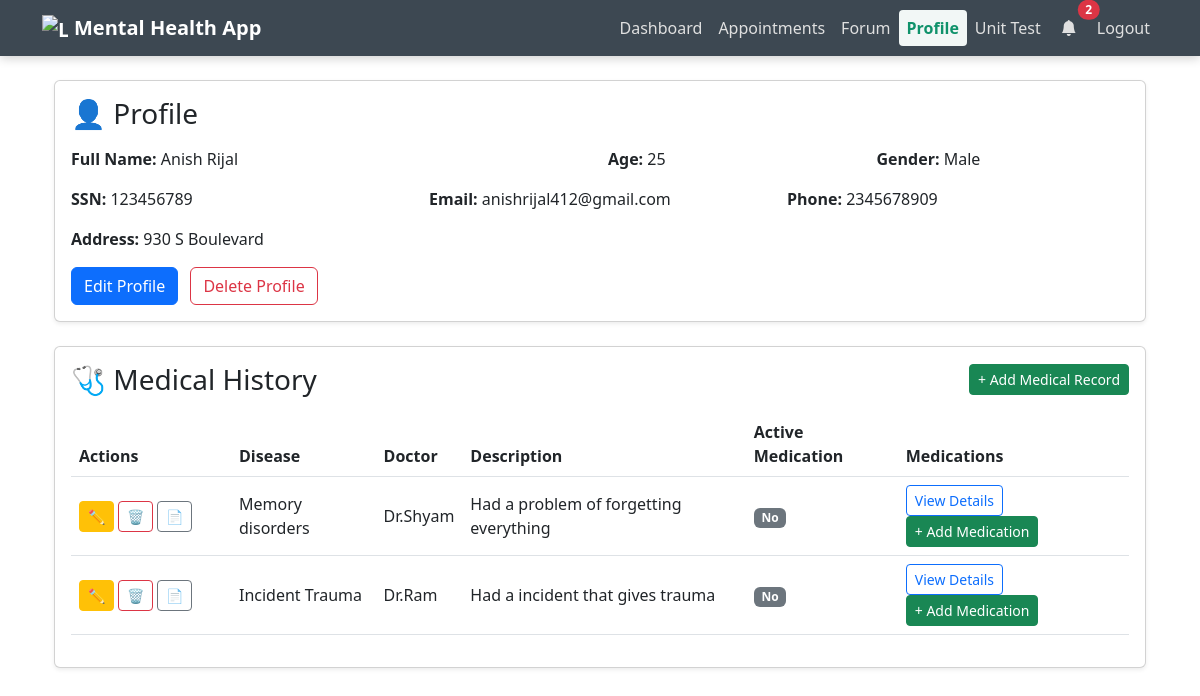
The app's page /profile (signed in), older data.
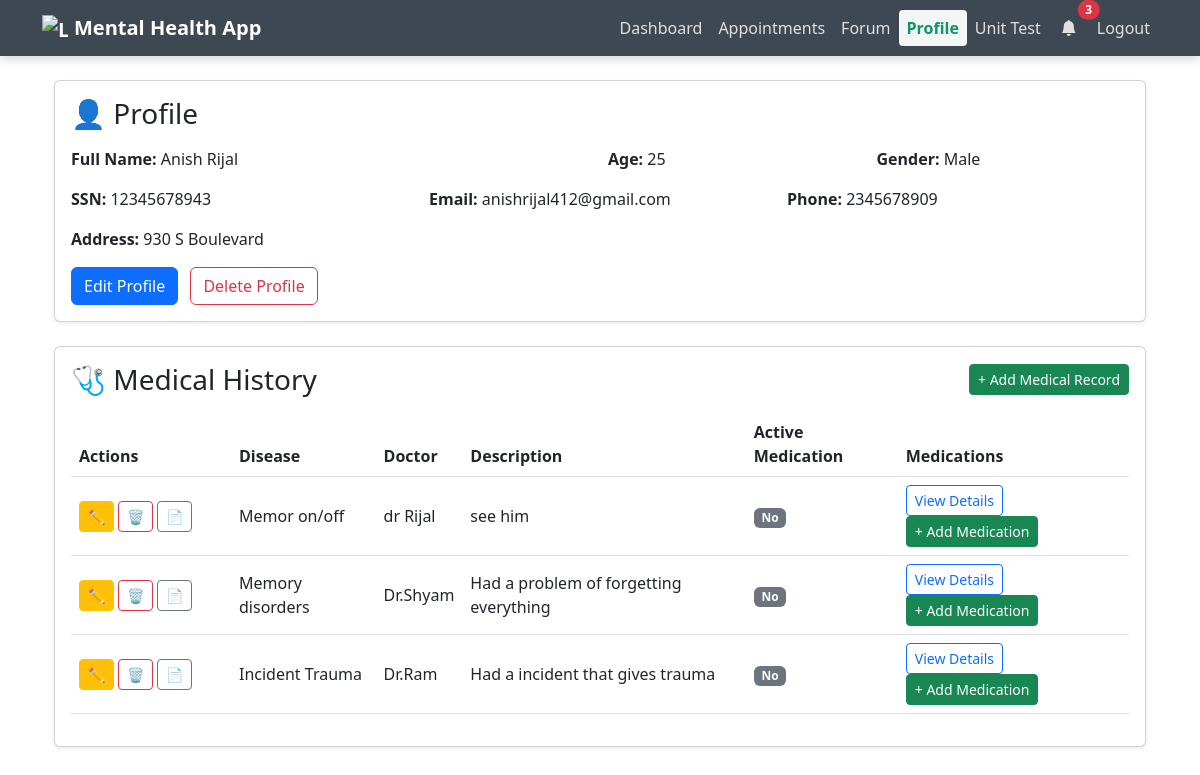
The same page, newer data.
### models/profile.py (models this page shows, shortened)
class Profile(db.Model):
    __tablename__ = 'profiles'
    id = db.Column(db.Integer, primary_key=True)
    user_id = db.Column(db.Integer, db.ForeignKey('user.id'), unique=True, nullable=False)
    full_name = db.Column(db.String(100), nullable=False)
    age = db.Column(db.Integer)
    gender = db.Column(db.String(20))
    ssn = db.Column(db.String(20))
    email = db.Column(db.String(120))
    phone_number = db.Column(db.String(20))
    address = db.Column(db.String(200))
    medical_histories = db.relationship('MedicalHistory', backref='profile', cascade='all, delete-orphan')

### models/medical_history.py (models this page shows, shortened)
class MedicalHistory(db.Model):
    __tablename__ = 'medical_histories'
    id = db.Column(db.Integer, primary_key=True)
    profile_id = db.Column(db.Integer, db.ForeignKey('profiles.id'), nullable=False)
    disease = db.Column(db.String(100), nullable=False)
    doctor = db.Column(db.String(100))
    description = db.Column(db.Text)
    report_filename = db.Column(db.String(255))
    created_at = db.Column(db.DateTime, default=datetime.utcnow)
    medications = db.relationship('Medication', backref='medical_history', cascade='all, delete-orphan')
    @property
    def has_active_medications(self):
        return any(med.is_active for med in self.medications)

### routes/profile.py (the view, shortened to what this page needs)
@profile_bp.route('/profile', methods=['GET', 'POST'])
@login_required
def manage_profile():
    profile = Profile.query.filter_by(user_id=current_user.id).first()
    histories = MedicalHistory.query.filter_by(profile_id=profile.id)\
        .order_by(MedicalHistory.created_at.desc()).all() if profile else []
    return render_template('profile.html', profile=profile, medical_histories=histories)

### models/medication.py (called while the page is built)
    @property
    def is_active(self) -> bool:
        today = date.today()
        if self.start_date and self.end_date:
            return self.start_date <= today <= self.end_date
        if self.start_date and not self.end_date:
            return self.start_date <= today
        return False

    @property
    def status_label(self) -> str:
        return "Active" if self.is_active else "Inactive"

### models/user.py (called while the page is built)
@login_manager.user_loader
def load_user(user_id):
    return User.query.get(int(user_id))

### templates/profile.html (shortened to what this page needs)
{% extends "base.html" %}
{% block content %}
<div class="container my-4">
  <div class="card shadow-sm mb-4">
    <div class="card-body">
      <h3 class="mb-3">👤 Profile</h3>
      {% if profile %}
      <div class="row g-3">
        <div class="col-md-6"><strong>Full Name:</strong> {{ profile.full_name }}</div>
        <div class="col-md-3"><strong>Age:</strong> {{ profile.age }}</div>
        <div class="col-md-3"><strong>Gender:</strong> {{ profile.gender }}</div>
        <div class="col-md-4"><strong>SSN:</strong> {{ profile.ssn }}</div>
        <div class="col-md-4"><strong>Email:</strong> {{ profile.email }}</div>
        <div class="col-md-4"><strong>Phone:</strong> {{ profile.phone_number }}</div>
        <div class="col-12"><strong>Address:</strong> {{ profile.address }}</div>
      </div>
      <div class="mt-3">
        <button class="btn btn-primary me-2" data-bs-toggle="collapse" data-bs-target="#editProfileForm">
          Edit Profile
        </button>
        <form action="{{ url_for('profile.delete_profile') }}" method="POST" class="d-inline">
          <button type="submit" class="btn btn-outline-danger">Delete Profile</button>
        </form>
      </div>
      {% endif %}
    </div>
  </div>
  {% if profile %}
  <div class="card shadow-sm">
    <div class="card-body">
      <div class="d-flex justify-content-between align-items-center mb-3">
        <h3 class="mb-0">🩺 Medical History</h3>
        <button class="btn btn-success btn-sm" data-bs-toggle="collapse" data-bs-target="#addMedicalForm">
          + Add Medical Record
        </button>
      </div>
      {% if medical_histories %}
      <div class="table-responsive">
        <table class="table align-middle">
          <thead>
            <tr>
              <th style="width: 160px;">Actions</th>
              <th>Disease</th>
              <th>Doctor</th>
              <th>Description</th>
              <th>Active Medication</th>
              <th>Medications</th>
            </tr>
          </thead>
          <tbody>
            {% for rec in medical_histories %}
            <tr>
              <td>
                <button class="btn btn-sm btn-warning" data-bs-toggle="collapse" data-bs-target="#editRecForm{{ rec.id }}">✏️</button>
                <form action="{{ url_for('profile.delete_medical_history', record_id=rec.id) }}" method="POST" class="d-inline">
                  <button type="submit" class="btn btn-sm btn-outline-danger">🗑️</button>
                </form>
                 {% if rec.report_filename %}
                <a class="btn btn-sm btn-outline-secondary" href="{{ url_for('profile.view_medical_report', record_id=rec.id) }}" target="_blank" title="View Report">
                  📄
                </a>
                {% else %}
                <button class="btn btn-sm btn-outline-secondary" type="button" disabled title="No report uploaded">📄</button>
                {% endif %}
              </td>
              <td>{{ rec.disease }}</td>
              <td>{{ rec.doctor }}</td>
              <td>{{ rec.description }}</td>
              <td>
                {% if rec.has_active_medications %}
                  <span class="badge bg-success">Yes</span>
                {% else %}
                  <span class="badge bg-secondary">No</span>
                {% endif %}
              </td>
              <td>
                <button class="btn btn-sm btn-outline-primary"
                        type="button"
                        data-bs-toggle="collapse"
                        data-bs-target="#viewMed{{ rec.id }}"
                        aria-expanded="false"
                        aria-controls="viewMed{{ rec.id }}">
                  View Details
                </button>
                <button class="btn btn-sm btn-success"
                        type="button"
                        data-bs-toggle="collapse"
                        data-bs-target="#addMedForm{{ rec.id }}"
                        aria-expanded="false"
                        aria-controls="addMedForm{{ rec.id }}">
                  + Add Medication
                </button>
              </td>
            </tr>
            {% endfor %}
          </tbody>
        </table>
      </div>
      {% else %}
      <p class="text-muted">No medical records yet.</p>
      {% endif %}
    </div>
  </div>
  {% endif %}
</div>
{% endblock %}

### templates/base.html (shortened to what this page needs)
<!DOCTYPE html>
<html lang="en">
<head>
  <link href="https://cdn.jsdelivr.net/npm/bootstrap@5.3.0/dist/css/bootstrap.min.css" rel="stylesheet">
  <link rel="stylesheet" href="https://cdn.jsdelivr.net/npm/bootstrap-icons@1.10.5/font/bootstrap-icons.css">
</head>
<body>
  <nav class="navbar navbar-expand-lg navbar-custom">
    <div class="container">
      <a class="navbar-brand" href="#">
        <img src="https://cdn-icons-png.flaticon.com/512/4225/4225973.png" alt="Logo">
        Mental Health App
      </a>
      <div class="collapse navbar-collapse justify-content-end" id="navbarNav">
        <ul class="navbar-nav">
          <li class="nav-item">
            <a class="nav-link {% if request.endpoint == 'dashboard.home' %}active{% endif %}"
              href="{{ url_for('dashboard.home') }}">Dashboard</a>
          </li>
          <li class="nav-item">
            <a class="nav-link {% if request.endpoint and request.endpoint.startswith('appointments.') %}active{% endif %}"
              href="{{ url_for('appointments.index') }}">Appointments</a>
          </li>
          <li class="nav-item">
            <a class="nav-link {% if request.endpoint and request.endpoint.startswith('forum.') %}active{% endif %}"
              href="{{ url_for('forum.forum_home') }}">Forum</a>
          </li>
          <li class="nav-item">
            <a class="nav-link {% if request.endpoint == 'profile.manage_profile' %}active{% endif %}"
              href="{{ url_for('profile.manage_profile') }}">Profile</a>
          </li>
          <li class="nav-item">
            <a class="nav-link {% if request.endpoint and request.endpoint.startswith('unit_test.') %}active{% endif %}"
              href="{{ url_for('unit_test.unit_test_page') }}">Unit Test</a>
          </li>
          <li class="nav-item d-flex align-items-center">
            <button type="button" class="notification-button position-relative" data-bs-toggle="modal"
              data-bs-target="#notificationsModal">
              <i class="bi bi-bell-fill"></i>
              {% if notification_count %}
              <span class="position-absolute top-0 start-100 translate-middle badge rounded-pill bg-danger">
                {{ notification_count }}
              </span>
              {% endif %}
            </button>
          </li>
          <li class="nav-item">
            <a class="nav-link" href="{{ url_for('auth.logout') }}">Logout</a>
          </li>
        </ul>
      </div>
    </div>
  </nav>
  <div class="container mt-3">
    {% block content %}{% endblock %}
  </div>
</body>
</html>

### templates/base.html (style rules this page uses)
.navbar-custom { background-color: #3d4852; box-shadow: 0 2px 10px rgba(0, 0, 0, 0.2); }
.navbar-brand { color: #ffffff !important; font-weight: 600; display: flex; align-items: center; gap: 6px; }
.navbar-brand img { width: 26px; height: 26px; }
.nav-link { color: #e0e0e0 !important; font-weight: 500; transition: color 0.2s, background-color 0.2s; border-radius: 4px; padding: 6px 12px; }
.nav-link.active { background-color: #f2f7f6 !important; color: #10926b !important; font-weight: 600; }
.notification-button { background: transparent; border: none; color: #e0e0e0; font-weight: 500; padding: 6px 12px; }

Row changes from the older to the newer data that the page shows:
changed Profile "Anish Rijal": ssn "123456789" → "12345678943"
added MedicalHistory: disease "Memor on/off", doctor "dr Rijal", description "see him"
Text that changed along with them:
{{ notification_count }}: "2" → "3"
